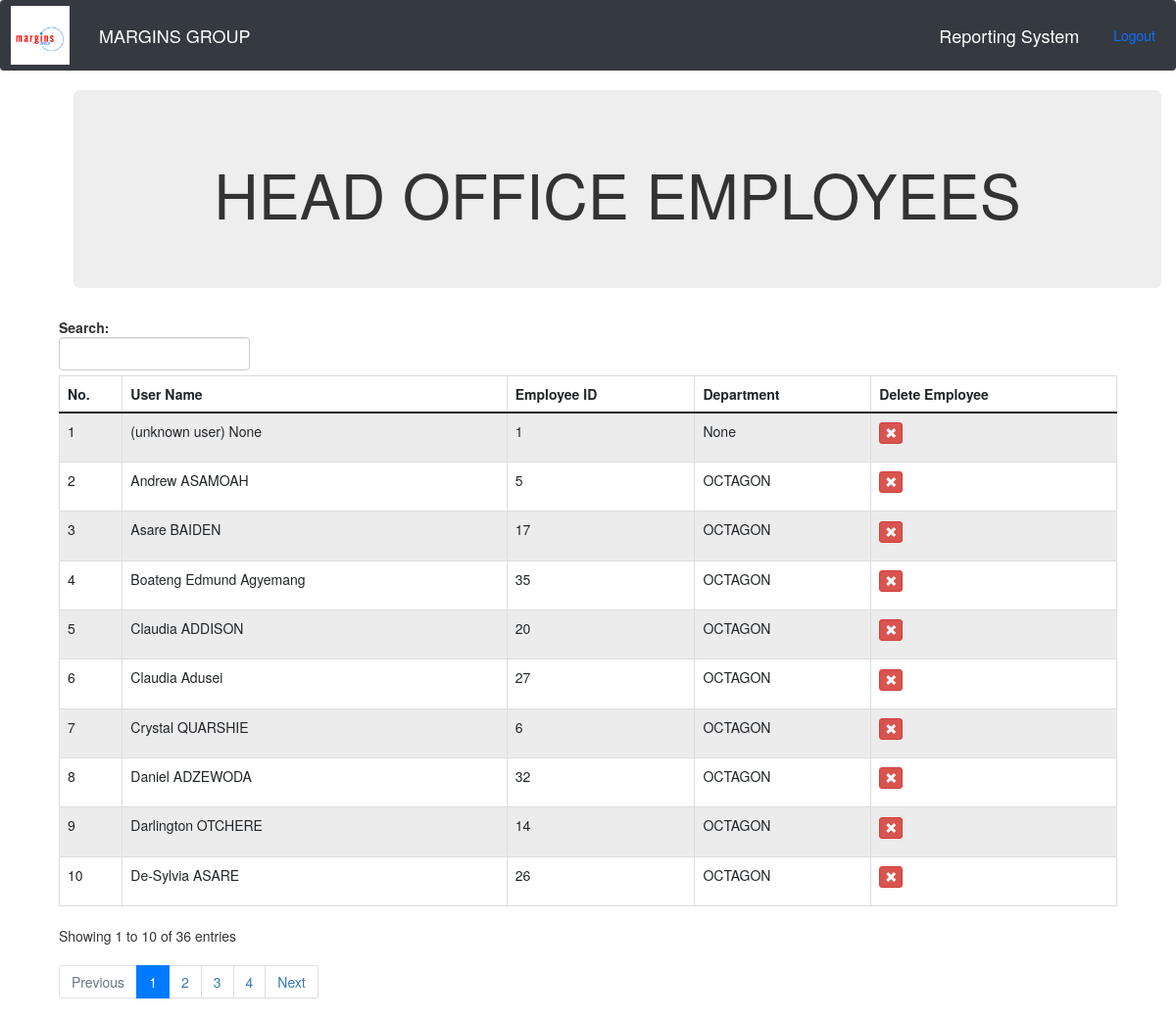
The page /employees/head_office (signed in) on the database its author committed.
### margins/models.py (models this page shows)
class Employee(models.Model):
    first_name = models.CharField(max_length=60, blank=True, null=True)
    last_name = models.CharField(max_length=50, blank=True, null=True)
    user_policy = models.CharField(max_length=80)
    employee_id = models.IntegerField(blank=True, null=True)
    department = models.CharField(max_length=80)
    comment = models.CharField(max_length=100, blank=True, null=True)
    date = models.DateField(blank=True, null=True)
    timein = models.CharField(max_length=80, blank=True, null=True)
    timeout = models.CharField(max_length=80, blank=True, null=True)
    regular = models.CharField(max_length=20, blank=True, null=True)
    ot = models.CharField(max_length=20, blank=True, null=True)
    total = models.CharField(max_length=20, blank=True, null=True)
    def __str__(self):
        return self.first_name + " " + self.last_name

### margins/views.py (the view)
# urls.py: path('employees/head_office', views.octagon_employees, name="octagon_employees"),
@login_required(login_url='login')
def octagon_employees(request):
    users = Employee.objects.all().order_by('first_name')
    index = 0
    for i in users:
        index += 1
        i.comment =index
    return render(request, "octagon/octagon_employees.html", {'users': users})

### templates/octagon/octagon_employees.html (shortened to what this page needs)
{% extends "octagon/report_base.html" %}
{% load static %}
{% block content %}
 <div class="col-md-12">
 <div class="container" style="text-align: center">
    <div class="jumbotron jumbotron-fluid">
      <div class="container">
        <h1 class="display-4">HEAD OFFICE EMPLOYEES </h1>
      </div>
    </div>
</div>
        <div class="table-responsive">
  <table id="bootstrapdatatable" class="table table-striped table-bordered" width="100%">
            <thead>
                <th>No.</th>
                <th>User Name</th>
                <th>Employee ID</th>
                <th>Department</th>
                <th>Delete Employee</th>
             </thead>
   <tbody>
   {% for user in users %}
    <tr>
     <td>{{ user.comment}}</td>
     <td>{{ user}}</td>
     <td>{{ user.id }}</td>
     <td>{{ user.department }}</td>
     <td><p data-placement="top" data-toggle="tooltip" title="Delete Employee"><a href="{% url 'delete_octagon_employee' user.pk %}" class="btn btn-danger btn-xs" data-title="Delete Employee" data-toggle="modal" data-target="#deactivate_user" ><span class="glyphicon glyphicon-remove"></span></a></p></td>
    </tr>
   {% endfor %}
   </tbody>
  </table>
        </div>
    </div>
{% endblock content %}

### rows shown on the page
Employee: comment "1", first_name+last_name "(unknown user) None", id "1", department "None"
Employee: comment "2", first_name+last_name "Andrew ASAMOAH", id "5", department "OCTAGON"
Employee: comment "3", first_name+last_name "Asare BAIDEN", id "17", department "OCTAGON"
Employee: comment "4", first_name+last_name "Boateng Edmund Agyemang", id "35", department "OCTAGON"
Employee: comment "5", first_name+last_name "Claudia ADDISON", id "20", department "OCTAGON"
Employee: comment "6", first_name+last_name "Claudia Adusei", id "27", department "OCTAGON"
Employee: comment "7", first_name+last_name "Crystal QUARSHIE", id "6", department "OCTAGON"
Employee: comment "8", first_name+last_name "Daniel ADZEWODA", id "32", department "OCTAGON"
Employee: comment "9", first_name+last_name "Darlington OTCHERE", id "14", department "OCTAGON"
Employee: comment "10", first_name+last_name "De-Sylvia ASARE", id "26", department "OCTAGON"
